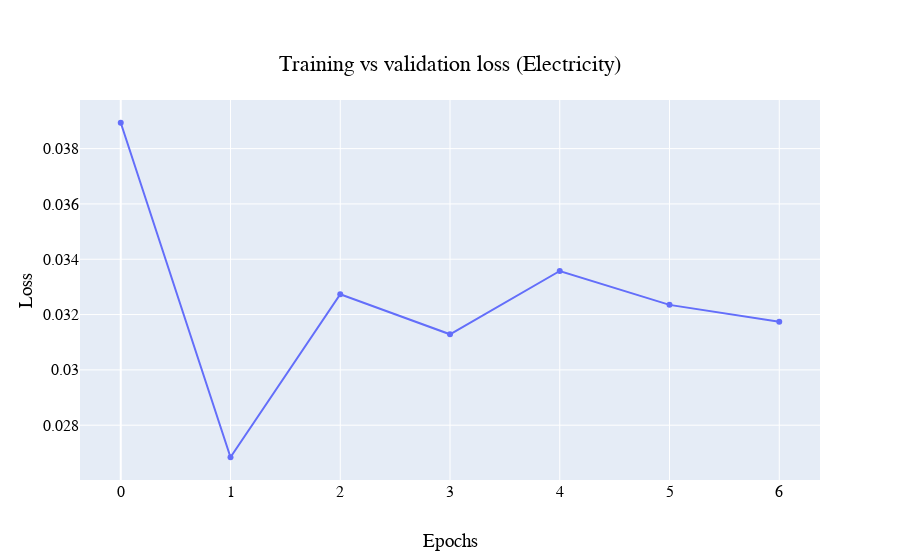

Notebook cell for this chart:
### Code cell
vis.plot_train_vs_val_loss(history=elec_dropout_history, a='Electricity')

### Figure 1 — Plotly figure (JSON) as saved in the notebook; plotly's stock layout.template omitted (floating-point values rounded to 4 significant figures)
{"data": [{"name": "validation Loss", "type": "scatter", "y": [0.03893, 0.02684, 0.03274, 0.03129, 0.03358, 0.03235, 0.03174]}], "layout": {"autosize": true, "font": {"color": "black", "family": "Courier New, monospace", "size": 16}, "title": {"text": "Training vs validation loss (Electricity)", "x": 0.5, "xanchor": "center", "y": 0.9, "yanchor": "top"}, "xaxis": {"autorange": true, "range": [-0.356, 6.356], "title": {"text": "Epochs"}}, "yaxis": {"autorange": true, "range": [0.02596, 0.03982], "title": {"text": "Loss"}, "type": "linear"}}}
